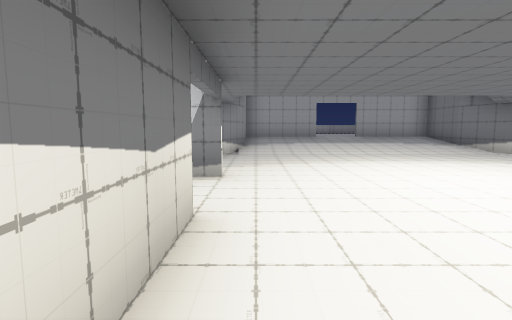
[1] (above)

16 first-person views from a walk through a Unity game level. The camera is 1.4 m above the floor, tilts 6° down and sees 80° across. The floor is counted in squares, 2 m on a side. Each view is taken from the middle of a square. On the plan, view 1 faces up. The plan holds only what a view shows up to about 10 squares ahead; the rest is blank. The place goes on beyond the plan. The player character is not drawn. Some surface patterns are stand-ins.

[2]
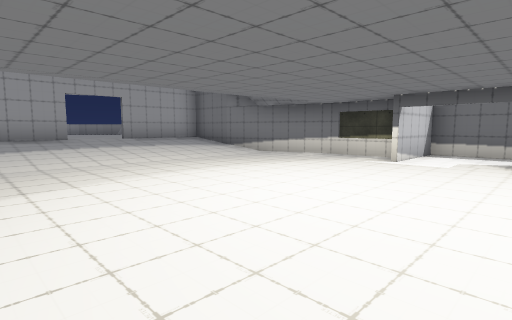

[3]
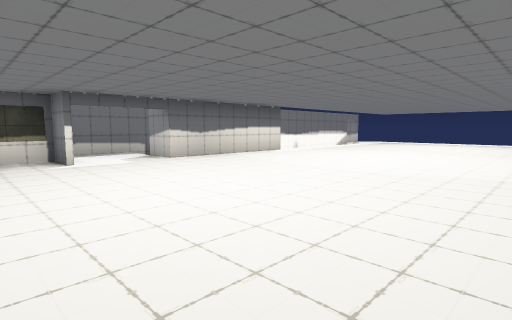

[4]
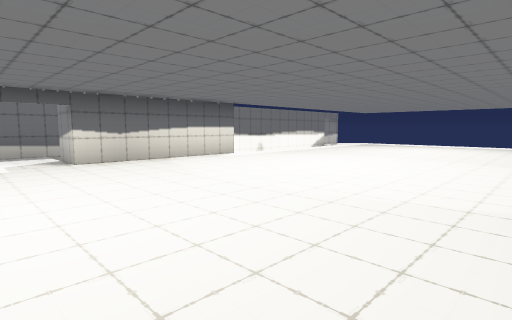

[5]
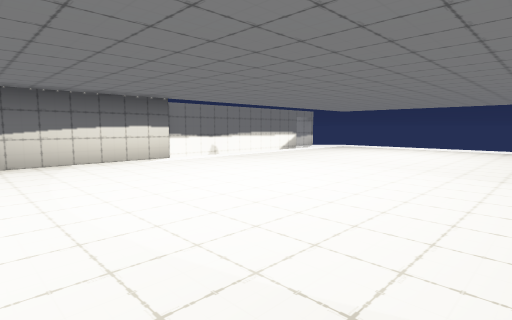

[6]
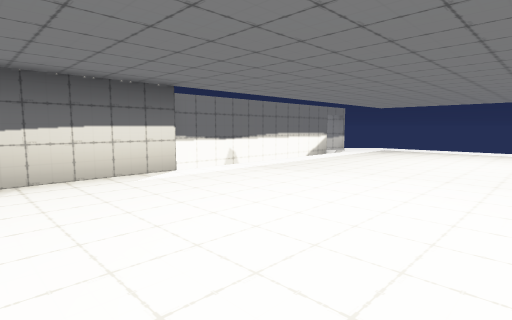

[7]
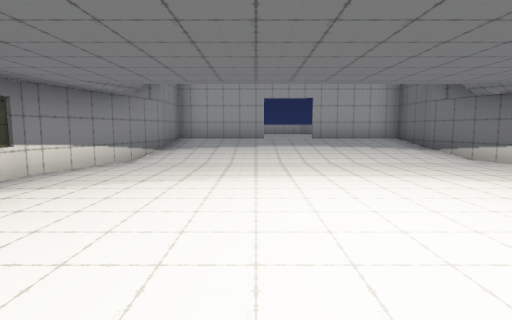

[8]
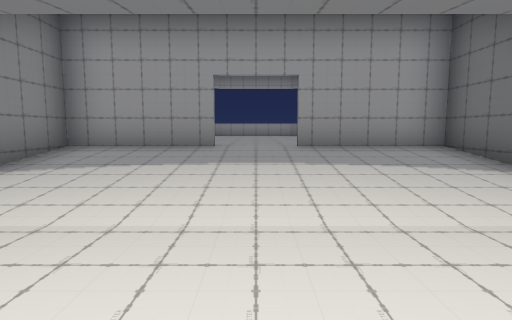

[9]
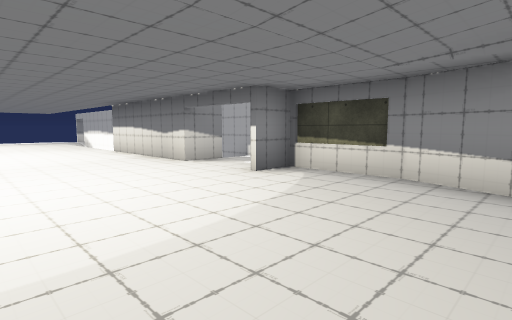

[10]
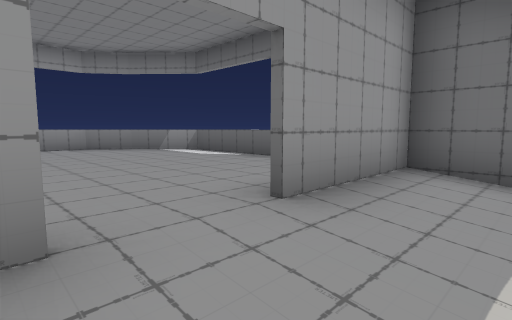

[11]
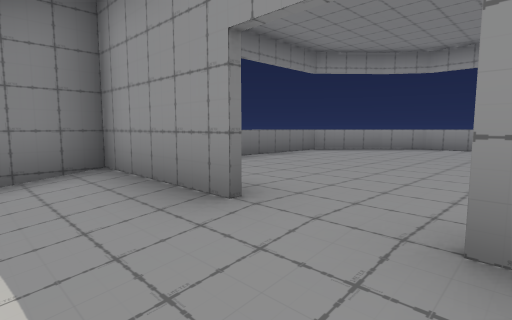

[12]
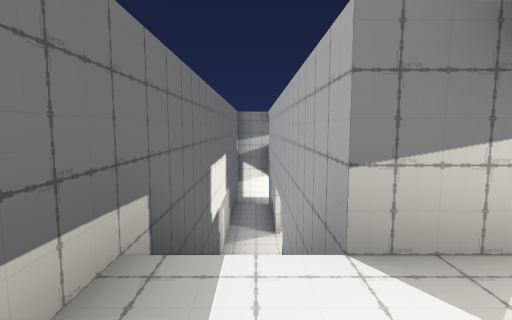

[13]
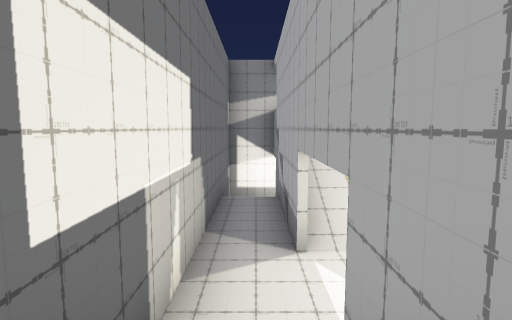

[14]
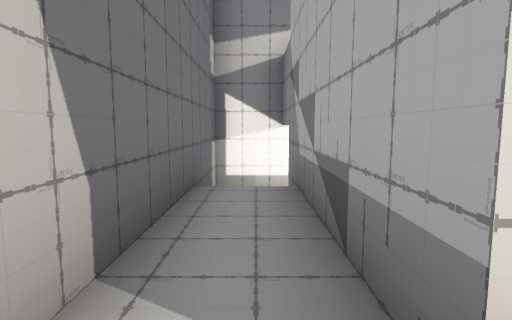

[15]
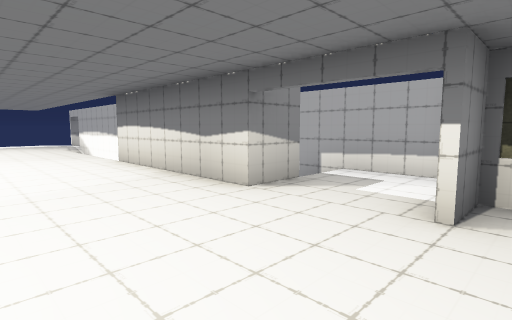

[16]
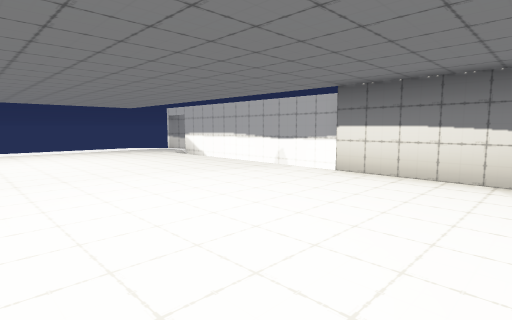

### Floor plan
Key: @ floor where view 1 was taken; # wall or solid block; . main floor; : floor 0.75 m higher than the main floor; - floor 4 m lower than the main floor; _ floor 5 m lower than the main floor; / step, stairs or slope; = window, fence, low wall or low ledge; v drop or lower ground.
Columns run from 3 left of view 1 to 9 right of it. Each row starts with its distance up from view 1.
 19     #####
 18    #=:::=#
 17   #=:::::=#
 16   #:::::::#
 15    :::::::
 14   #:::::::#
 13    :::::::
 12   ####:####
 11   #:::::::#
 10   #///////#
  9   #///////#
  8  ##.......##
  7  #.........#
  6  #.........#
  5 ###.......###
  4 #...........#
  3 #...........#
  2 #/#.......#/#
  1 # #.......# #
  0   #@......#/#
 -1   #.......# #
 -2    .......--#
 -3    .......--#
 -4    .......=-#
 -5    .......#-#
 -6   #.......#-#
 -7    .......#/#
 -8    _......._#
 -9     _..... vv
-10      v v

Where each view was taken, in squares from view 1:
view 1: 0 up, 0 right, facing up
view 2: 2 up, 0 right, facing up-right
view 3: 6 up, 0 right, facing down-right
view 4: 4 up, 0 right, facing down-right
view 5: 2 up, 0 right, facing down-right
view 6: 1 up, 2 right, facing down-right
view 7: 2 up, 2 right, facing up
view 8: 6 up, 3 right, facing up
view 9: 8 up, 3 right, facing down-left
view 10: 10 up, 2 right, facing up-right
view 11: 10 up, 4 right, facing up-left
view 12: 4 up, 8 right, facing down
view 13: 0 up, 8 right, facing down
view 14: 3 down, 8 right, facing down
view 15: 5 up, 2 right, facing down-left
view 16: 1 up, 4 right, facing down-left
